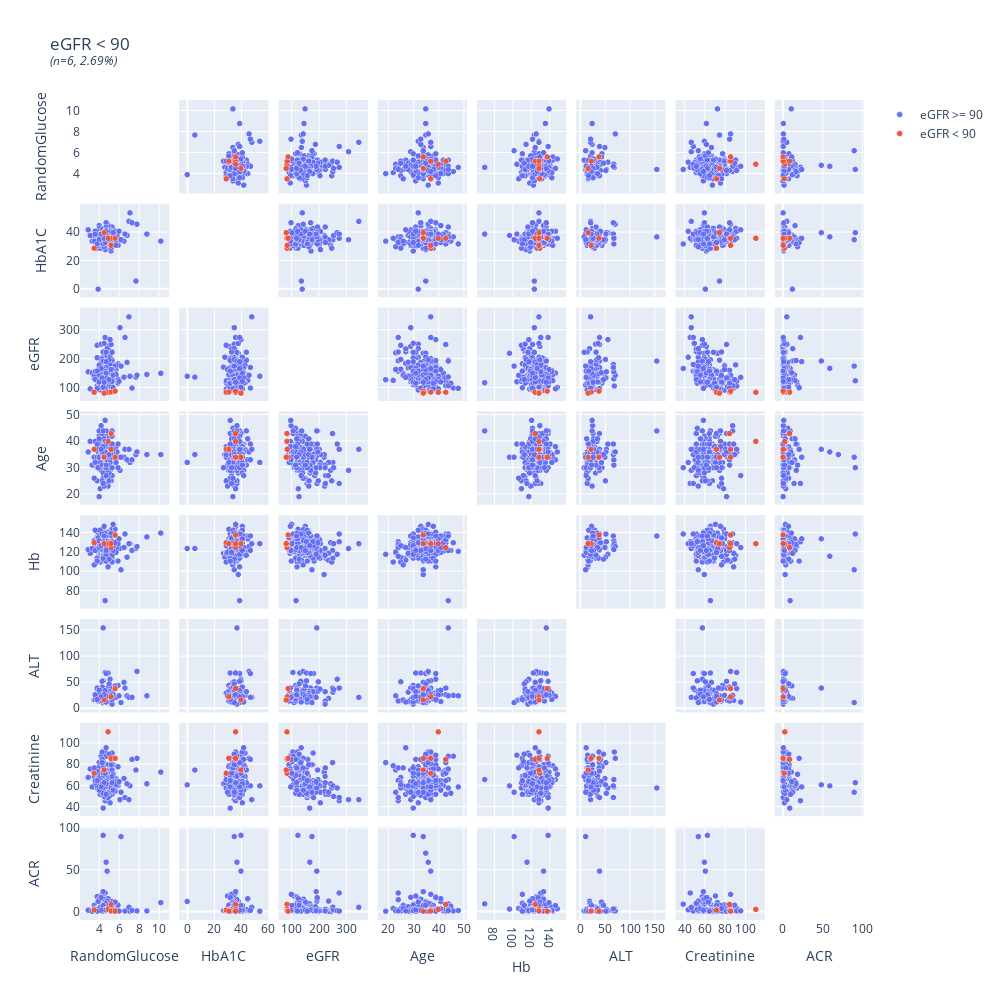

Notebook cell for this chart:
### Markdown cell above
### eGFR < 90

### Code cell
df["eGFR90"] = 0
df.loc[df['eGFR'] < 90, 'eGFR90'] = 1
sumc = df["eGFR90"].sum()
print(f"eGFR < 90: {round(sumc / len(df), 3)}")

fig = go.Figure()

for tra in [0, 1]:
    dft = df[df['eGFR90']==tra]
    if tra == 0:
        name = 'eGFR >= 90'

    else:
        name = 'eGFR < 90'

    fig.add_trace(go.Splom(
                    dimensions=[
                                dict(label='RandomGlucose',
                                    values=dft['RandomGlucose']),
                                dict(label='HbA1C',
                                    values=dft['HbA1C']),
                                dict(label='eGFR',
                                    values=dft['eGFR']),
                                dict(label='Age',
                                    values=dft['Age']),
                                dict(label='Hb',
                                    values=dft['Hb']),
                                dict(label='ALT',
                                    values=dft['ALT']),
                                dict(label='Creatinine',
                                    values=dft['Creatinine']),
                                dict(label='ACR',
                                    values=dft['ACR'])],
                    diagonal_visible=False, # remove plots on diagonal
                    text=dft['Id'],
                    name=name,
                    marker=dict(color=tra,
                                showscale=False, # colors encode categorical variables
                                line_color='white', line_width=0.5)
                    ))


fig.update_layout(
    #title='Creatinine > 80',
    title=f"eGFR < 90<br><sup><i>(n={sumc}, {round(sumc / len(df) * 100, 2)}%)</i></sup>",
    showlegend=True,
    width=1000,
    height=1000,
)

fig.show()

### Figure 1 — Plotly figure (JSON) as saved in the notebook; plotly's stock layout.template omitted (floating-point values rounded to 4 significant figures; data arrays with more than 128 entries replaced by an {"elided": "..."} marker saying what was removed)
{"data": [{"diagonal": {"visible": false}, "dimensions": [{"label": "RandomGlucose", "values": {"elided": "217 float values"}}, {"label": "HbA1C", "values": {"elided": "217 float values"}}, {"label": "eGFR", "values": {"elided": "217 float values"}}, {"label": "Age", "values": {"elided": "217 int values"}}, {"label": "Hb", "values": {"elided": "217 int values"}}, {"label": "ALT", "values": {"elided": "217 int values"}}, {"label": "Creatinine", "values": {"elided": "217 int values"}}, {"label": "ACR", "values": {"elided": "217 mixed values"}}], "marker": {"color": 0, "line": {"color": "white", "width": 0.5}, "showscale": false}, "name": "eGFR >= 90", "text": {"elided": "217 str values"}, "type": "splom"}, {"diagonal": {"visible": false}, "dimensions": [{"label": "RandomGlucose", "values": [5.2, 3.5, 4.9, 5.2, 5.6, 4.5]}, {"label": "HbA1C", "values": [36, 29, 36, 31, 36, 40]}, {"label": "eGFR", "values": [85.06, 85.16, 84.88, 85.74, 89.14, 82.05]}, {"label": "Age", "values": [43, 37, 40, 37, 34, 34]}, {"label": "Hb", "values": [125, 130, 129, 129, 138, 129]}, {"label": "ALT", "values": [null, null, null, 22, 38, 16]}, {"label": "Creatinine", "values": [85, 72, 111, 86, 86, 75]}, {"label": "ACR", "values": [8.6, 1.9, 2.7, 0.7, 0.5, "Test Cancelled - Insufficient Specimen"]}], "marker": {"color": 1, "line": {"color": "white", "width": 0.5}, "showscale": false}, "name": "eGFR < 90", "text": ["WM026", "WM057", "WM078", "WM212", "WM229", "WM231"], "type": "splom"}], "layout": {"height": 1000, "showlegend": true, "title": {"text": "eGFR < 90<br><sup><i>(n=6, 2.69%)</i></sup>"}, "width": 1000}}
